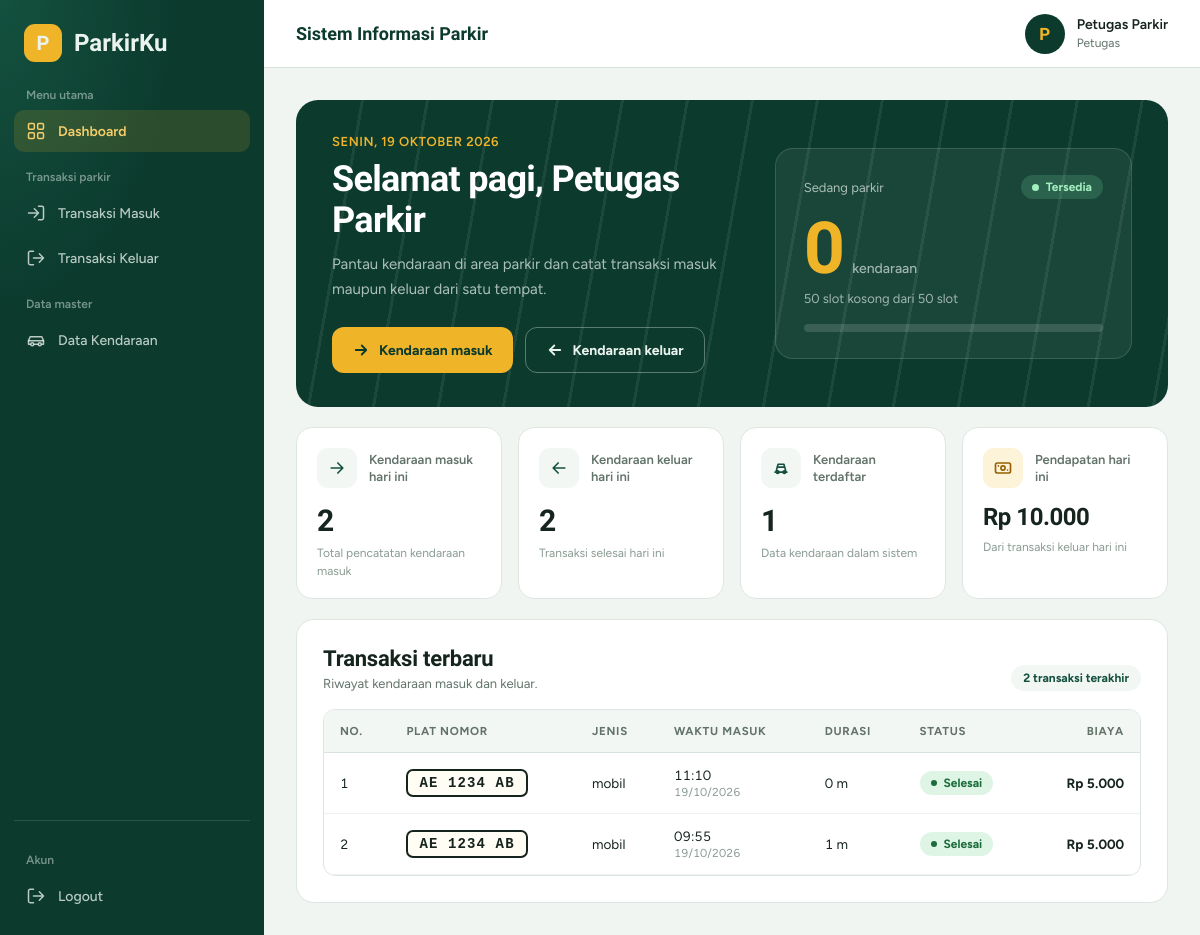
Screenshot of /parkir/petugas/dashboard.php (signed in) with the database file from the repository.
### tables this page shows
CREATE TABLE `tb_transaksi` (
  `id_parkir` int(11) NOT NULL,
  `id_kendaraan` int(11) NOT NULL,
  `waktu_masuk` datetime NOT NULL DEFAULT current_timestamp(),
  `waktu_keluar` datetime DEFAULT NULL,
  `id_tarif` int(11) DEFAULT NULL,
  `durasi_jam` int(11) DEFAULT NULL,
  `biaya_total` decimal(12,2) NOT NULL DEFAULT 0.00,
  `status` enum('masuk','keluar') NOT NULL DEFAULT 'masuk',
  `id_user` int(11) DEFAULT NULL,
  `id_area` int(11) DEFAULT NULL
);

CREATE TABLE `tb_kendaraan` (
  `id_kendaraan` int(11) NOT NULL,
  `plat_nomor` varchar(15) NOT NULL,
  `jenis_kendaraan` varchar(20) NOT NULL,
  `warna` varchar(20) DEFAULT NULL,
  `pemilik` varchar(100) DEFAULT NULL,
  `id_user` int(11) DEFAULT NULL
);

### parkir/koneksi.php (called while the page is built, shortened)
<?php
function e($nilai): string
{
    return htmlspecialchars(
        (string) $nilai,
        ENT_QUOTES,
        'UTF-8'
    );
}

### parkir/petugas/dashboard.php (the view, shortened to what this page needs)
<?php
require_once __DIR__ . '/../koneksi.php';
function formatRupiahPetugas($angka): string
{
    return 'Rp ' . number_format((float) $angka, 0, ',', '.');
}
function tanggalIndonesia(): string
{
    $hari  = ['Minggu', 'Senin', 'Selasa', 'Rabu', 'Kamis', 'Jumat', 'Sabtu'];
    $bulan = [1 => 'Januari', 'Februari', 'Maret', 'April', 'Mei', 'Juni',
              'Juli', 'Agustus', 'September', 'Oktober', 'November', 'Desember'];
    $now = new DateTime();
    return $hari[(int) $now->format('w')] . ', '
        . $now->format('j') . ' '
        . $bulan[(int) $now->format('n')] . ' '
        . $now->format('Y');
}
function durasiParkir(?string $masuk, ?string $keluar): string
{
    try {
        $awal  = new DateTime($masuk);
        $akhir = $keluar ? new DateTime($keluar) : new DateTime();
        $menit = max(0, (int) floor(($akhir->getTimestamp() - $awal->getTimestamp()) / 60));
    } catch (Throwable $e) {
        return '-';
    }
    if ($menit < 60) {
        return $menit . ' m';
    }
    $jam = intdiv($menit, 60);
    $sisa = $menit % 60;
    return $jam . ' j ' . $sisa . ' m';
}
try {
    $totalKendaraan = (int) $pdo->query(
        'SELECT COUNT(*) FROM tb_kendaraan'
    )->fetchColumn();
    $parkirAktif = (int) $pdo->query(
        "SELECT COUNT(*) FROM tb_transaksi WHERE status = 'masuk'"
    )->fetchColumn();
    $transaksiMasukHariIni = (int) $pdo->query(
        "SELECT COUNT(*)
         FROM tb_transaksi
         WHERE DATE(waktu_masuk) = CURDATE()"
    )->fetchColumn();
    $transaksiKeluarHariIni = (int) $pdo->query(
        "SELECT COUNT(*)
         FROM tb_transaksi
         WHERE status = 'keluar'
           AND DATE(waktu_keluar) = CURDATE()"
    )->fetchColumn();
    $pendapatanHariIni = (float) $pdo->query(
        "SELECT COALESCE(SUM(biaya_total), 0)
         FROM tb_transaksi
         WHERE status = 'keluar'
           AND DATE(waktu_keluar) = CURDATE()"
    )->fetchColumn();
    $terbaru = $pdo->query(
        "SELECT
            t.id_parkir,
            k.plat_nomor,
            k.jenis_kendaraan,
            t.waktu_masuk,
            t.waktu_keluar,
            t.status,
            t.biaya_total
         FROM tb_transaksi t
         INNER JOIN tb_kendaraan k
            ON k.id_kendaraan = t.id_kendaraan
         ORDER BY t.id_parkir DESC
         LIMIT 8"
    )->fetchAll();
} catch (PDOException $e) {
    error_log('Dashboard Petugas: ' . $e->getMessage());
    http_response_code(500);
    exit('Data dashboard gagal dimuat. Periksa struktur tabel database.');
}
$kapasitas = 0;
try {
    $kapasitas = (int) $pdo->query(
        'SELECT COALESCE(SUM(kapasitas), 0) FROM tb_area_parkir'
    )->fetchColumn();
} catch (PDOException $e) {
    error_log('Dashboard Petugas (kapasitas): ' . $e->getMessage());
}
$slotTersedia = max(0, $kapasitas - $parkirAktif);
$persenTerisi = $kapasitas > 0 ? min(100, ($parkirAktif / $kapasitas) * 100) : 0;
if ($kapasitas <= 0) {
    $kelasKapasitas = 'pd-cap-unknown';
} elseif ($slotTersedia === 0) {
    $kelasKapasitas = 'pd-cap-full';
} elseif ($slotTersedia <= $kapasitas * 0.2) {
    $kelasKapasitas = 'pd-cap-warn';
} else {
    $kelasKapasitas = 'pd-cap-ok';
}
$jam = (int) date('G');
if ($jam < 11) {
    $sapaan = 'Selamat pagi';
} elseif ($jam < 15) {
    $sapaan = 'Selamat siang';
} elseif ($jam < 18) {
    $sapaan = 'Selamat sore';
} else {
    $sapaan = 'Selamat malam';
}
require __DIR__ . '/header.php';
?>
<div class="pd">
    <section class="pd-hero">
        <div>
            <p class="pd-date"><?= e(tanggalIndonesia()) ?></p>
            <h1><?= e($sapaan) ?>, <?= e($namaPetugas) ?></h1>
            <p class="pd-hero-lead">
                Pantau kendaraan di area parkir dan catat transaksi
                masuk maupun keluar dari satu tempat.
            </p>
            <div class="pd-cta">
                <a class="pd-btn pd-btn-primary" href="transaksi_masuk.php">
                    <svg width="18" height="18" viewBox="0 0 24 24" fill="none" stroke="currentColor" stroke-width="2.4" stroke-linecap="round" stroke-linejoin="round" aria-hidden="true"><path d="M5 12h14M13 6l6 6-6 6"/></svg>
                    Kendaraan masuk
                </a>
                <a class="pd-btn pd-btn-ghost" href="transaksi_keluar.php">
                    <svg width="18" height="18" viewBox="0 0 24 24" fill="none" stroke="currentColor" stroke-width="2.4" stroke-linecap="round" stroke-linejoin="round" aria-hidden="true"><path d="M19 12H5M11 6l-6 6 6 6"/></svg>
                    Kendaraan keluar
                </a>
            </div>
        </div>
        <div class="pd-cap <?= e($kelasKapasitas) ?>">
            <div class="pd-cap-head">
                <span>Sedang parkir</span>
                <span class="pd-pill">
                    <?php if ($kapasitas <= 0): ?>
                        Kapasitas belum diatur
                    <?php elseif ($slotTersedia === 0): ?>
                        Penuh
                    <?php elseif ($kelasKapasitas === 'pd-cap-warn'): ?>
                        Hampir penuh
                    <?php else: ?>
                        Tersedia
                    <?php endif; ?>
                </span>
            </div>
            <div class="pd-cap-number">
                <?= number_format($parkirAktif, 0, ',', '.') ?>
                <small>kendaraan</small>
            </div>
            <?php if ($kapasitas > 0): ?>
                <p class="pd-cap-sub">
                    <?= number_format($slotTersedia, 0, ',', '.') ?> slot kosong
                    dari <?= number_format($kapasitas, 0, ',', '.') ?> slot
                </p>
                <div
                    class="pd-bar"
                    role="progressbar"
                    aria-label="Persentase kapasitas parkir terisi"
                    aria-valuemin="0"
                    aria-valuemax="100"
                    aria-valuenow="<?= (int) round($persenTerisi) ?>"
                >
                </div>
            <?php else: ?>
                <p class="pd-cap-sub">Kendaraan masih berada di area parkir.</p>
            <?php endif; ?>
        </div>
    </section>
    <section class="pd-stats" aria-label="Ringkasan hari ini">
        <div class="pd-stat">
            <div class="pd-stat-top">
                <span class="pd-icon" aria-hidden="true">
                    <svg width="20" height="20" viewBox="0 0 24 24" fill="none" stroke="currentColor" stroke-width="2" stroke-linecap="round" stroke-linejoin="round"><path d="M5 12h14M13 6l6 6-6 6"/></svg>
                </span>
                <span class="pd-stat-label">Kendaraan masuk hari ini</span>
            </div>
            <div class="pd-stat-value"><?= number_format($transaksiMasukHariIni, 0, ',', '.') ?></div>
            <div class="pd-stat-note">Total pencatatan kendaraan masuk</div>
        </div>
        <div class="pd-stat">
            <div class="pd-stat-top">
                <span class="pd-icon" aria-hidden="true">
                    <svg width="20" height="20" viewBox="0 0 24 24" fill="none" stroke="currentColor" stroke-width="2" stroke-linecap="round" stroke-linejoin="round"><path d="M19 12H5M11 6l-6 6 6 6"/></svg>
                </span>
                <span class="pd-stat-label">Kendaraan keluar hari ini</span>
            </div>
            <div class="pd-stat-value"><?= number_format($transaksiKeluarHariIni, 0, ',', '.') ?></div>
            <div class="pd-stat-note">Transaksi selesai hari ini</div>
        </div>
        <div class="pd-stat">
            <div class="pd-stat-top">
                <span class="pd-icon" aria-hidden="true">
                    <svg width="20" height="20" viewBox="0 0 24 24" fill="none" stroke="currentColor" stroke-width="2" stroke-linecap="round" stroke-linejoin="round"><path d="M5 17h14M6 17l1.5-6h9L18 17M7.5 11l1-3.5h7l1 3.5"/><circle cx="8" cy="17" r="1.5"/><circle cx="16" cy="17" r="1.5"/></svg>
                </span>
                <span class="pd-stat-label">Kendaraan terdaftar</span>
            </div>
            <div class="pd-stat-value"><?= number_format($totalKendaraan, 0, ',', '.') ?></div>
            <div class="pd-stat-note">Data kendaraan dalam sistem</div>
        </div>
        <div class="pd-stat">
            <div class="pd-stat-top">
                <span class="pd-icon pd-icon-gold" aria-hidden="true">
                    <svg width="20" height="20" viewBox="0 0 24 24" fill="none" stroke="currentColor" stroke-width="2" stroke-linecap="round" stroke-linejoin="round"><rect x="3" y="6" width="18" height="12" rx="2"/><circle cx="12" cy="12" r="2.5"/><path d="M6.5 9.5v.01M17.5 14.5v.01"/></svg>
                </span>
                <span class="pd-stat-label">Pendapatan hari ini</span>
            </div>
            <div class="pd-stat-value pd-money"><?= e(formatRupiahPetugas($pendapatanHariIni)) ?></div>
            <div class="pd-stat-note">Dari transaksi keluar hari ini</div>
        </div>
    </section>
    <section class="pd-panel">
        <div class="pd-panel-head">
            <div>
                <h2>Transaksi terbaru</h2>
                <p>Riwayat kendaraan masuk dan keluar.</p>
            </div>
            <?php if (!empty($terbaru)): ?>
                <span class="pd-panel-count"><?= count($terbaru) ?> transaksi terakhir</span>
            <?php endif; ?>
        </div>
        <div class="pd-table-wrap">
            <table class="pd-table">
                <thead>
                    <tr>
                        <th>No.</th>
                        <th>Plat nomor</th>
                        <th>Jenis</th>
                        <th>Waktu masuk</th>
                        <th>Durasi</th>
                        <th>Status</th>
                        <th class="pd-right">Biaya</th>
                    </tr>
                </thead>
                <tbody>
                <?php if (empty($terbaru)): ?>
                    <tr>
                        <td colspan="7" class="pd-empty">
                            <strong>Belum ada transaksi parkir</strong>
                            Transaksi akan muncul di sini setelah kendaraan pertama dicatat.
                        </td>
                    </tr>
                <?php else: ?>
                    <?php foreach ($terbaru as $i => $t): ?>
                        <?php
                        $sudahKeluar = $t['status'] === 'keluar';
                        $tsMasuk = strtotime((string) $t['waktu_masuk']);
                        ?>
                        <tr>
                            <td class="pd-num"><?= $i + 1 ?></td>
                            <td><span class="pd-plat"><?= e($t['plat_nomor']) ?></span></td>
                            <td class="pd-jenis"><?= e($t['jenis_kendaraan']) ?></td>
                            <td class="pd-time">
                                <?= $tsMasuk ? e(date('H:i', $tsMasuk)) : '-' ?>
                                <small><?= $tsMasuk ? e(date('d/m/Y', $tsMasuk)) : '' ?></small>
                            </td>
                            <td class="pd-time">
                                <?= e(durasiParkir(
                                    $t['waktu_masuk'] ?? null,
                                    $sudahKeluar ? ($t['waktu_keluar'] ?? null) : null
                                )) ?>
                            </td>
                            <td>
                                <span class="pd-badge <?= $sudahKeluar ? 'pd-badge-keluar' : 'pd-badge-masuk' ?>">
                                    <?= $sudahKeluar ? 'Selesai' : 'Parkir' ?>
                                </span>
                            </td>
                            <td class="pd-right">
                                <?php if ($sudahKeluar): ?>
                                    <span class="pd-biaya"><?= e(formatRupiahPetugas($t['biaya_total'])) ?></span>
                                <?php else: ?>
                                    <span class="pd-biaya pd-biaya-kosong">Belum dihitung</span>
                                <?php endif; ?>
                            </td>
                        </tr>
                    <?php endforeach; ?>
                <?php endif; ?>
                </tbody>
            </table>
        </div>
    </section>
</div>
<?php require __DIR__ . '/footer.php'; ?>

### parkir/style.css (style rules this page uses)
:root { --navy: #172554; --blue: #2563eb; --blue-light: #eff6ff; --background: #f4f7fb; --white: #ffffff; --text: #1e293b; --muted: #64748b; --border: #e2e8f0; --green: #15803d; --red: #dc2626; }
* { box-sizing: border-box; margin: 0; padding: 0; }
body { font-family: Arial, Helvetica, sans-serif; background: var(--background); color: var(--text); font-size: 14px; }
a { color: inherit; text-decoration: none; }
table { width: 100%; border-collapse: collapse; white-space: nowrap; }
th { background: #f8fafc; color: #475569; font-size: 12px; text-align: left; text-transform: uppercase; letter-spacing: 0.3px; }
th, td { padding: 15px 13px; border-bottom: 1px solid var(--border); }

### parkir/petugas/header.php (style rules this page uses)
:root { --adm-green: #0c3b2e; --adm-green-2: #14513f; --adm-sign: #f0b429; --adm-sign-soft: #f7cf6a; --adm-bg: #f1f5f2; --adm-text: #16241e; --adm-muted: #62736a; --adm-line: #d9e2dc; --adm-display: 'Bricolage Grotesque', 'Segoe UI', system-ui, sans-serif; --adm-sans: 'Figtree', system-ui, -apple-system, 'Segoe UI', sans-serif; --adm-sidebar: 264px; }
* { box-sizing: border-box; }
body { margin: 0; font-family: var(--adm-sans); background: var(--adm-bg); color: var(--adm-text); -webkit-font-smoothing: antialiased; }
.petugas-content table th { background-color: #f3f7f4; border-bottom-color: var(--adm-line); color: var(--adm-muted); }
.petugas-content table td { border-bottom-color: #edf2ee; color: var(--adm-text); }

### rows the page displays
tb_transaksi: id_kendaraan.plat_nomor "AE 1234 AB", id_kendaraan.jenis_kendaraan "mobil", waktu_masuk "11:10", waktu_masuk "19/10/2026", waktu_masuk+status+waktu_keluar "0 m", shows "Selesai", biaya_total "Rp 5.000"
tb_transaksi: id_kendaraan.plat_nomor "AE 1234 AB", id_kendaraan.jenis_kendaraan "mobil", waktu_masuk "09:55", waktu_masuk "19/10/2026", waktu_masuk+status+waktu_keluar "1 m", shows "Selesai", biaya_total "Rp 5.000"

### other values shown
$judulGrup "Menu utama"
$label "Dashboard"
$judulGrup "Transaksi parkir"
$label "Transaksi Masuk"
$label "Transaksi Keluar"
$judulGrup "Data master"
$label "Data Kendaraan"
$inisial "P"
$namaPetugas "Petugas Parkir"
tanggalIndonesia() "SENIN, 19 OKTOBER 2026"
$sapaan "Selamat pagi"
$parkirAktif "0"
$slotTersedia "50"
$kapasitas "50"
$transaksiMasukHariIni "2"
